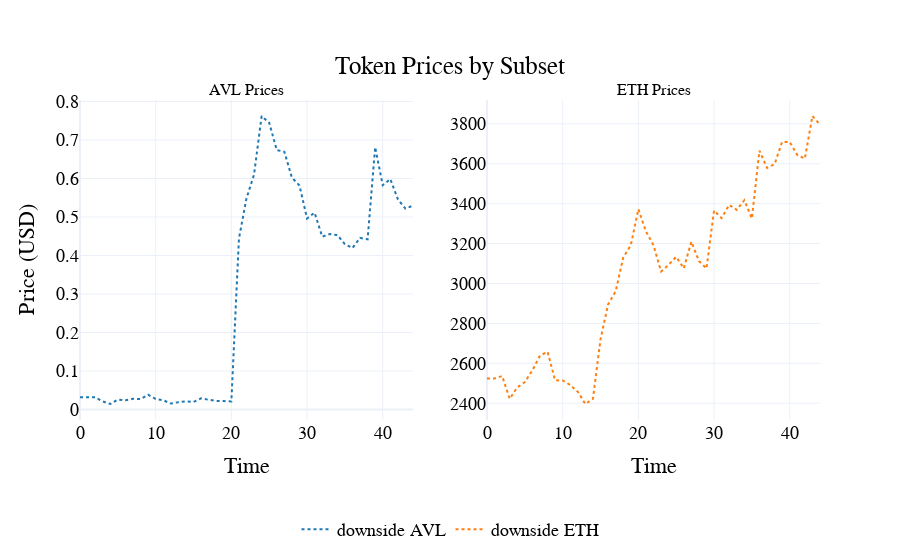

The notebook cell saved with this chart:
### Code cell
visualizations.plot_token_price_per_subset(
    df,
    scenario_names={
        0: "downside",
    }
)

### Figure 1 — Plotly figure (JSON) as saved in the notebook; plotly's stock layout.template omitted (floating-point values rounded to 4 significant figures; data arrays with more than 128 entries replaced by an {"elided": "..."} marker saying what was removed)
{"data": [{"line": {"color": "#1f77b4", "dash": "dot"}, "mode": "lines", "name": "downside AVL", "type": "scatter", "x": {"elided": "309 int values"}, "xaxis": "x", "y": {"elided": "309 float values"}, "yaxis": "y"}, {"line": {"color": "#ff7f0e", "dash": "dot"}, "mode": "lines", "name": "downside ETH", "type": "scatter", "x": {"elided": "309 int values"}, "xaxis": "x2", "y": {"elided": "309 float values"}, "yaxis": "y2"}], "layout": {"annotations": [{"font": {"size": 16}, "showarrow": false, "text": "AVL Prices", "x": 0.225, "xanchor": "center", "xref": "paper", "y": 1, "yanchor": "bottom", "yref": "paper"}, {"font": {"size": 16}, "showarrow": false, "text": "ETH Prices", "x": 0.775, "xanchor": "center", "xref": "paper", "y": 1, "yanchor": "bottom", "yref": "paper"}], "font": {"color": "black", "family": "Arial", "size": 18}, "hovermode": "x unified", "legend": {"font": {"color": "black", "size": 18}, "orientation": "h", "x": 0.5, "xanchor": "center", "y": -0.4, "yanchor": "bottom"}, "paper_bgcolor": "rgba(255, 255, 255, 1)", "plot_bgcolor": "rgba(255, 255, 255, 1)", "title": {"text": "Token Prices by Subset", "x": 0.5, "xanchor": "center", "y": 0.9, "yanchor": "top"}, "xaxis": {"anchor": "y", "domain": [0, 0.45], "title": {"text": "Time"}}, "xaxis2": {"anchor": "y2", "domain": [0.55, 1], "title": {"text": "Time"}}, "yaxis": {"anchor": "x", "domain": [0, 1], "title": {"text": "Price (USD)"}}, "yaxis2": {"anchor": "x2", "domain": [0, 1]}}}
